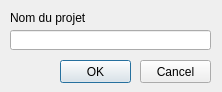
<ui version="4.0" >
 <class>NPDialog</class>
 <widget class="QDialog" name="NPDialog" >
  <property name="geometry" >
   <rect>
    <x>0</x>
    <y>0</y>
    <width>222</width>
    <height>92</height>
   </rect>
  </property>
  <property name="windowTitle" >
   <string>Nouveau projet</string>
  </property>
  <widget class="QLabel" name="label" >
   <property name="geometry" >
    <rect>
     <x>10</x>
     <y>10</y>
     <width>77</width>
     <height>16</height>
    </rect>
   </property>
   <property name="text" >
    <string>Nom du projet</string>
   </property>
  </widget>
  <widget class="QLineEdit" name="lineEdit" >
   <property name="geometry" >
    <rect>
     <x>10</x>
     <y>30</y>
     <width>201</width>
     <height>20</height>
    </rect>
   </property>
  </widget>
  <widget class="QPushButton" name="pushButton" >
   <property name="geometry" >
    <rect>
     <x>60</x>
     <y>60</y>
     <width>71</width>
     <height>23</height>
    </rect>
   </property>
   <property name="text" >
    <string>OK</string>
   </property>
  </widget>
  <widget class="QPushButton" name="pushButton_2" >
   <property name="geometry" >
    <rect>
     <x>140</x>
     <y>60</y>
     <width>71</width>
     <height>23</height>
    </rect>
   </property>
   <property name="text" >
    <string>Cancel</string>
   </property>
  </widget>
 </widget>
 <resources/>
 <connections/>
</ui>
